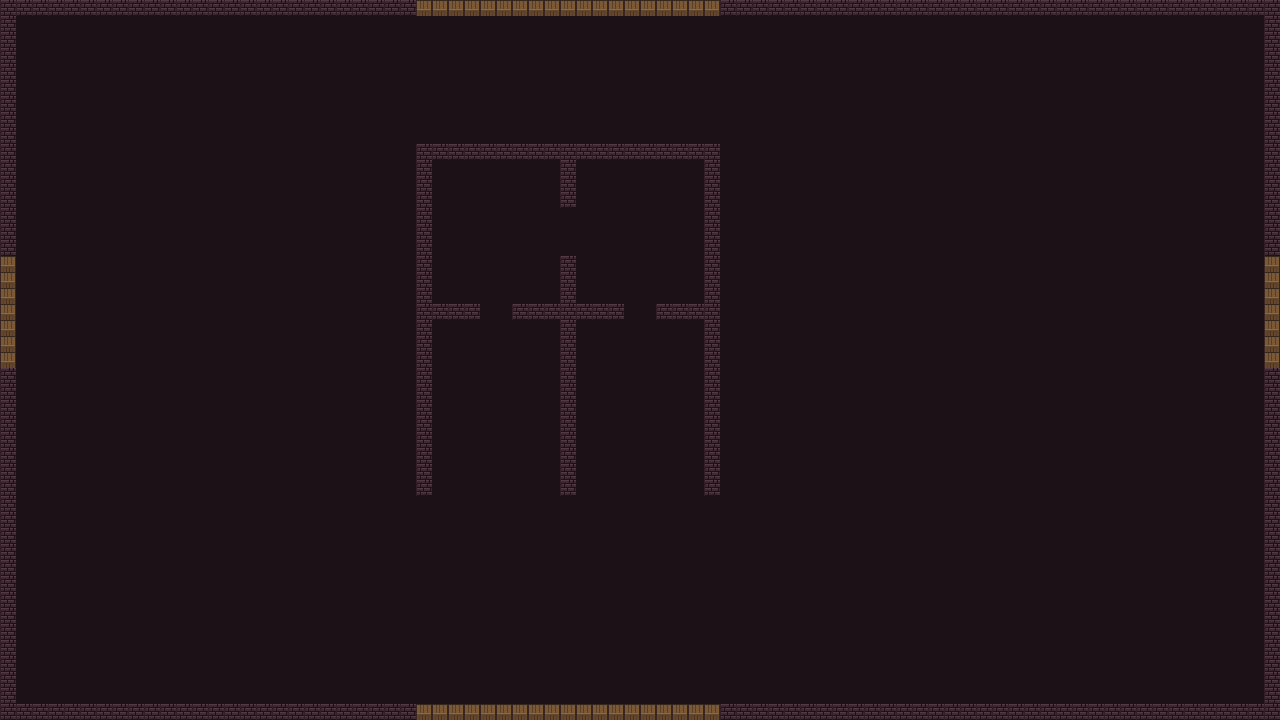

Rendered tile map (Tiled .tmx) drawn with the repository's tilesets; below, a short description and the map source with its tile grids summarised:
An orthogonal 80x45 tile map with 16x16 px tiles, 2 tile layers (Tile Layer 2, Tile Layer 1), 3 tilesets and 20 objects (16x wall, 4x door).

<map version="1.5" tiledversion="1.7.0" orientation="orthogonal" renderorder="right-down" width="80" height="45" tilewidth="16" tileheight="16" infinite="0" nextlayerid="7" nextobjectid="35">
 <tileset firstgid="1" name="Wall" tilewidth="16" tileheight="16" tilecount="1020" columns="20">
  <image source="Wall.png" width="320" height="816" />
 </tileset>
 <tileset firstgid="1021" name="Floor" tilewidth="16" tileheight="16" tilecount="819" columns="21">
  <image source="Floor.png" width="336" height="624" />
 </tileset>
 <tileset firstgid="1840" name="DungeonSet" tilewidth="16" tileheight="16" tilecount="256" columns="16">
  <image source="0x72_16x16DungeonTileset.v3.png" width="256" height="256" />
 </tileset>
 <layer id="6" name="Tile Layer 2" width="80" height="45">
  <data>[3600 cells, 3354 non-empty, 13 distinct tile ids]</data>
 </layer>
 <layer id="1" name="Tile Layer 1" width="80" height="45">
  <data>[3600 cells, 3600 non-empty, 3 distinct tile ids]</data>
 </layer>
 <objectgroup id="2" name="Object Layer 1">
  <object id="8" type="wall" x="0" y="368" width="16" height="352" />
  <object id="10" type="wall" x="0" y="0" width="416" height="16" />
  <object id="11" type="wall" x="720" y="704" width="560" height="16" />
  <object id="12" type="wall" x="1264" y="368" width="16" height="352" />
  <object id="14" type="wall" x="416" y="144" width="304" height="16" />
  <object id="15" type="wall" x="560" y="144" width="16" height="64" />
  <object id="16" type="wall" x="704" y="144" width="16" height="352" />
  <object id="17" type="wall" x="656" y="304" width="64" height="16" />
  <object id="18" type="wall" x="560" y="256" width="16" height="240" />
  <object id="19" type="wall" x="512" y="304" width="112" height="16" />
  <object id="20" type="wall" x="416" y="144" width="16" height="352" />
  <object id="22" type="wall" x="416" y="304" width="64" height="16" />
  <object id="23" type="wall" x="0" y="0" width="16" height="256" />
  <object id="25" type="wall" x="1264" y="0" width="16" height="256" />
  <object id="26" type="wall" x="0" y="704" width="416" height="16" />
  <object id="27" type="wall" x="720" y="0" width="560" height="16" />
  <object id="28" type="door" x="416" y="704" width="304" height="16">
   <properties>
    <property name="currRoom" value="MiddleFromDefault.tmx" />
    <property name="nextRoom" value="DeadEnd1.tmx" />
    <property name="side" value="bottom" />
   </properties>
  </object>
  <object id="31" type="door" x="416" y="0" width="304" height="16">
   <properties>
    <property name="currRoom" value="MiddleFromDefault.tmx" />
    <property name="nextRoom" value="DeadEnd1.tmx" />
    <property name="side" value="top" />
   </properties>
  </object>
  <object id="32" type="door" x="0" y="256" width="16" height="112">
   <properties>
    <property name="currRoom" value="MiddleFromDefault.tmx" />
    <property name="nextRoom" value="DeadEnd1.tmx" />
    <property name="side" value="left" />
   </properties>
  </object>
  <object id="34" type="door" x="1264" y="256" width="16" height="112">
   <properties>
    <property name="currRoom" value="MiddleFromDefault.tmx" />
    <property name="nextRoom" value="DeadEnd1.tmx" />
    <property name="side" value="right" />
   </properties>
  </object>
 </objectgroup>
</map>
